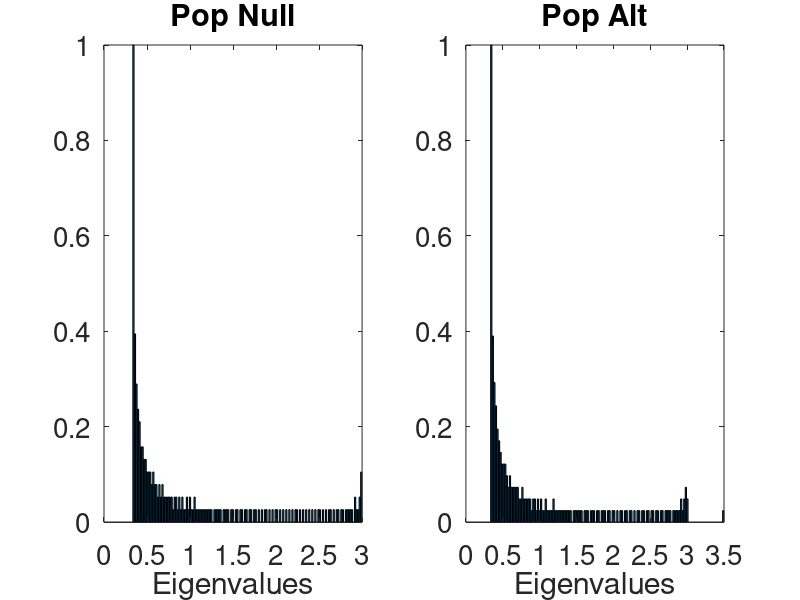

The MATLAB script that drew this image: (Note: this script raises an error after producing the figure.)
%Finite sample test of optimal LSS
%MC simulation in a Toeplitz null and one-spike alternative
%generate and save:
%1. histogram of population eigenvalues
%2. pointwise plot of LSS
%3. scree plot and histogram of sample eigenvalues
%4. distrib of LSS under null and alternative, for an MC simulation
%% Several plots: Toeplitz null and one-spike alternative
%% scree plot, LSS, and distrib of LSS under null and alternative.
a = {'-','--','-.',':'};       plotfigs=1;  savefigs =1;
gamma = 1/2; %aspect ratio gamma = p/n

%Null - Toeplitz
n=500;
p = floor(n*gamma);
rho = 0.5; %0.5. 0.7 or 0.85;
r = rho.^(0:1:p-1);
Sigma = toeplitz(r);
t = eig(Sigma); %null distrib
%for toeplitz: min  = (1-rho)/(1+rho); max = (1+rho)/(1-rho).
s_null = [1]; %the null spike

%Alternative (one spike)
% k=15; %number of trials
% mini = 0.1; maxi = 5;
k=1; %number of trials
%s1 = (1+rho)/(1-rho)*(1+sqrt(gamma))*0.3;
s1 = 3.5; %3.5 for rho=0.5; 4.1 for 0.6; 6.5 for 0.7 
spikes_arr =[s1]; %spikes

print_iter=1;
tic
for i=1:length(spikes_arr(:,1))
    if print_iter==1
        str = sprintf('Spike %d out of %d.\n',i,length(spikes_arr(:,1)));
        fprintf(str);
        toc
    end
    s_alt = spikes_arr(i,:)';
    %plot population eigenvalues
    if (plotfigs==1)
        [heights_n,locations_n] = hist([t;s_null],10*floor(sqrt(p)));
        heights_n = heights_n / max(heights_n);
        [heights_a,locations_a] = hist([t;s_alt],10*floor(sqrt(p)));
        heights_a = heights_a / max(heights_a);
        
        figure, hold on
        subplot(1,2,1)
        bar(locations_n,heights_n);
        set(gca,'fontsize',20)
        xlabel('Eigenvalues');
        title('Pop Null')
        subplot(1,2,2)
        bar(locations_a,heights_a);
        set(gca,'fontsize',20)
        xlabel('Eigenvalues');
        title('Pop Alt')
        
        if savefigs==1
            filename = sprintf( './Img/rho %.1f/pop hist toeplitz gamma = %.2f rho = %.2f spike = %.2f h=%d.png',...
                rho,gamma,rho,s_alt(1),length(s_alt));
            saveas(gcf, filename,'png');
            fprintf(['Saved Results to ' filename '\n']);
            close(gcf)
        end
    end
    %choose how to compute LSS
    LSS_comput_method = 'diag_regularization'; %fast
    %LSS_comput_method =  'collocation'; %slower, potentially more accurate
    [grid,LSS,density,asy_effect_size,K_hat,l_hat,u_hat,upper_pt,ind_in,any_outside]  = optimal_LSS(t,s_null,s_alt,gamma,LSS_comput_method);
    power = normcdf(norminv(0.05)+asy_effect_size);
    
    rng(2);
    figure, hold on
    if any_outside==1
        h1 = plot(grid,LSS,'linewidth',4,'color',rand(1,3));
        set(h1,'LineStyle',a{1});
    else
        %plot each bulk interval separately
        r = rand(1,3);
        for j=1:K_hat
            ind = min(grid>=l_hat(j),grid<=u_hat(j));
            h1 = plot(grid(ind),LSS(ind),'linewidth',4,'color',r);
            set(h1,'LineStyle',a{1});
        end
        %now plot intervals outside of the bulk
        %leftmost interval
        ind = grid<l_hat(1);
        h = plot(grid(ind),LSS(ind),'linewidth',4,'color',r);
        set(h,'LineStyle',a{4});
        %rightmost interval
        ind = grid>u_hat(K_hat);
        h = plot(grid(ind),LSS(ind),'linewidth',4,'color',r);
        set(h,'LineStyle',a{4});
        %inner intervals
        for j=1:K_hat-1
            ind = min(grid>u_hat(j),grid<l_hat(j+1));
            h = plot(grid(ind),LSS(ind),'linewidth',4,'color',r);
            set(h,'LineStyle',a{4});
        end
    end
    xlabel('Eigenvalue')
set(gca,'fontsize',20)
    %% save pointwise plot of LSS
    if savefigs==1
        filename = sprintf( './Img/rho %.1f/LSS toeplitz gamma = %.2f rho = %.2f spike = %.2f h=%d.png',rho,gamma,rho,s_alt(1),length(s_alt));
        saveas(gcf, filename,'png');
        fprintf(['Saved Results to ' filename '\n']);
        close(gcf)
    end
    
    %% finite sample simulation
    nMonte = 200;
    tn =  zeros(nMonte,1); %store null and alt LSS test stats
    ta =  zeros(nMonte,1);
    trace_n =  zeros(nMonte,1); %store null and alt test stats - mock: trace
    trace_a =  zeros(nMonte,1);
    
    for l=1:nMonte
        if print_iter==1
            str = sprintf('nMonte %d out of %d.\n',l,nMonte);
            fprintf(str);
            toc
        end
        %null and alt simu: assumes s_null and s_alt have equal length
        X_0=randn(n,p+length(s_null));
        X_null = n^(-1/2)*X_0*diag([t; s_null].^(1/2));
        eig_null = svd(X_null).^2;
        [heights_n,locations_n] = hist(eig_null,10*floor(sqrt(p)));
        heights_n = heights_n / max(heights_n);
        
        %alt
        X_alt = n^(-1/2)*X_0*diag([t; s_alt].^(1/2));
        eig_alt = svd(X_alt).^2;
        [heights_a,locations_a] = hist(eig_alt,10*floor(sqrt(p)));
        heights_a = heights_a / max(heights_a);
        
        %plot histogram of eigenvalues for first MC iter
        if (plotfigs==1)&&(l==nMonte)
            figure, hold on
            subplot(1,2,1)
            bar(locations_n,heights_n);
            set(gca,'fontsize',20)
            xlabel('Eigenvalues');
            title('Emp Null')
            subplot(1,2,2)
            bar(locations_a,heights_a);
            set(gca,'fontsize',20)
            xlabel('Eigenvalues');
            title('Emp Alt')
            
            if savefigs==1
                filename = sprintf( './Img/rho %.1f/empir hist toeplitz gamma = %.2f rho = %.2f spike = %.2f h=%d nMonte=%d.png',...
                    rho,gamma,rho,s_alt(1),length(s_alt),nMonte);
                saveas(gcf, filename,'png');
                fprintf(['Saved Results to ' filename '\n']);
                close(gcf)
            end
            
            %scree plot  of eigenvalues
            figure, hold on
            subplot(1,2,1)
            nu = 10;
            ei = 100*eig_null(1:nu)/sum(eig_null);
            bar(1:nu,ei)
            set(gca,'fontsize',20)
            xlim([0 nu+1/2]);
            xlabel('PC')
            ylabel('% Var')
            ax = gca;
            ax.XTick = [0 5 10];
            subplot(1,2,2)
            ei = 100*eig_alt(1:nu)/sum(eig_alt);
            bar(1:nu,ei)
            set(gca,'fontsize',20)
            xlim([0 nu+1/2]);
            xlabel('PC')
            ylabel('% Var')
            ax = gca;
            ax.XTick = [0 5 10];
            
            if savefigs==1
                filename = sprintf( './Img/rho %.1f/scree toeplitz gamma = %.2f rho = %.2f spike = %.2f h=%d nMonte=%d.png',...
                    rho,gamma,rho,s_alt(1),length(s_alt),nMonte);
                saveas(gcf, filename,'png');
                fprintf(['Saved Results to ' filename '\n']);
                close(gcf)
            end
        end
        
        %now compute the value of the LSS
        LSS_null = interp1(grid,LSS,eig_null,'pchip');
        LSS_alt = interp1(grid,LSS,eig_alt,'pchip');
        
        tn(l) = sum(LSS_null);
        ta(l) = sum(LSS_alt);
        trace_n(l) =  sum(eig_null); %store null and alt test stats - mock: trace
        trace_a(l) =  sum(eig_alt);
    end
    %Hist of LSS values (aggregated over all MCs)
    figure, hold on
    subplot(1,2,1)
    hist((tn-mean(tn))/std(tn));
    set(gca,'fontsize',14)
    xlabel('Null');
    set(gca,'FontSize',20);
    subplot(1,2,2)
    ta_std=(ta-mean(tn))/std(tn);
    hist(ta_std);
    set(gca,'fontsize',14)
    xlabel('Alternative');
    set(gca,'FontSize',20);
    str = sprintf('m = %.2f s = %.2f',mean(ta_std),std(ta_std));
    title(str);
    if savefigs==1
        filename = sprintf( './Img/rho %.1f/LSS standardized hist toeplitz gamma = %.2f rho = %.2f spike = %.2f h=%d nMonte=%d.png',...
            rho,gamma,rho,s_alt(1),length(s_alt),nMonte);
        saveas(gcf, filename,'png');
        fprintf(['Saved Results to ' filename '\n']);
        close(gcf)
    end
    mean_LSS_alt = mean(ta_std);
    std_LSS_alt = std(ta_std);
    
    %Hist of trace values (for comparison)
    figure, hold on
    subplot(1,2,1)
    hist((trace_n-mean(trace_n))/std(trace_n));
    set(gca,'fontsize',14)
    xlabel('Null');
    set(gca,'FontSize',20);
    subplot(1,2,2)
    trace_a_std=(trace_a-mean(trace_n))/std(trace_n);
    hist(trace_a_std);
    set(gca,'fontsize',14)
    xlabel('Alternative');
    set(gca,'FontSize',20);
    str = sprintf('m = %.2f s = %.2f',mean(trace_a_std),std(trace_a_std));
    title(str);
    mean_trace_alt = mean(trace_n);
    std_trace_alt = std(trace_n);
    
end
